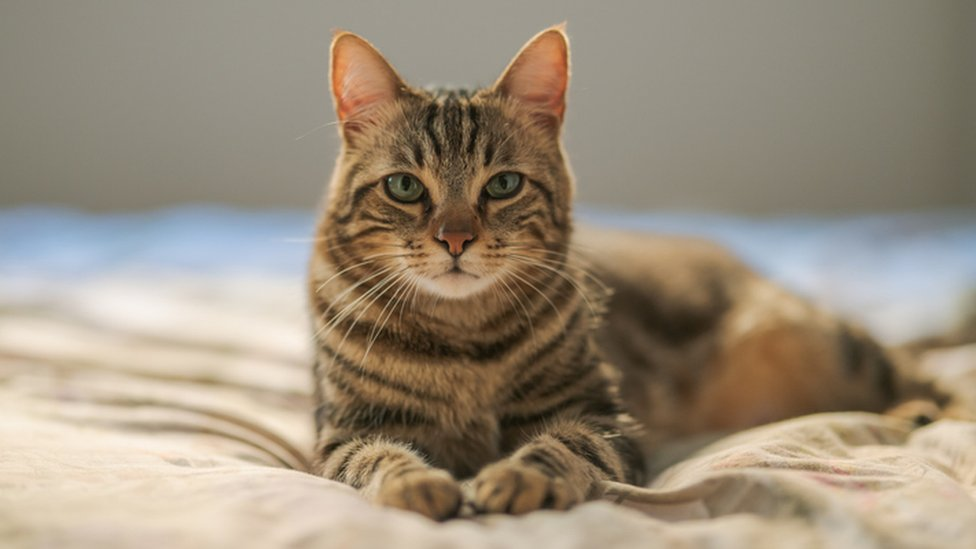
//> input picture openCVcpp/media/cat.jpg, 976 x 549 px
$ ./color2grey   (built with g++ and OpenCV 4)
//> lines starting //> are read from the running program, lines starting //| are printed output that depends on the picture
#include <opencv2/core.hpp>
#include <opencv2/imgcodecs.hpp>
#include <opencv2/highgui.hpp>
#include <opencv2/imgproc.hpp>
#include <iostream>

using namespace std;

int main() {
    string img_path = "media/cat.jpg";

    cv::Mat cat = cv::imread(img_path, cv::IMREAD_COLOR);
//> cat is the input picture: 549 rows x 976 cols, CV_8UC3; mean B, G, R 124.7, 142.7, 155.3

    if (cat.empty()) {
        cout << "Could not load image" << endl;
        return 1;
    }

    cv::rotate(cat, cat, cv::ROTATE_180);
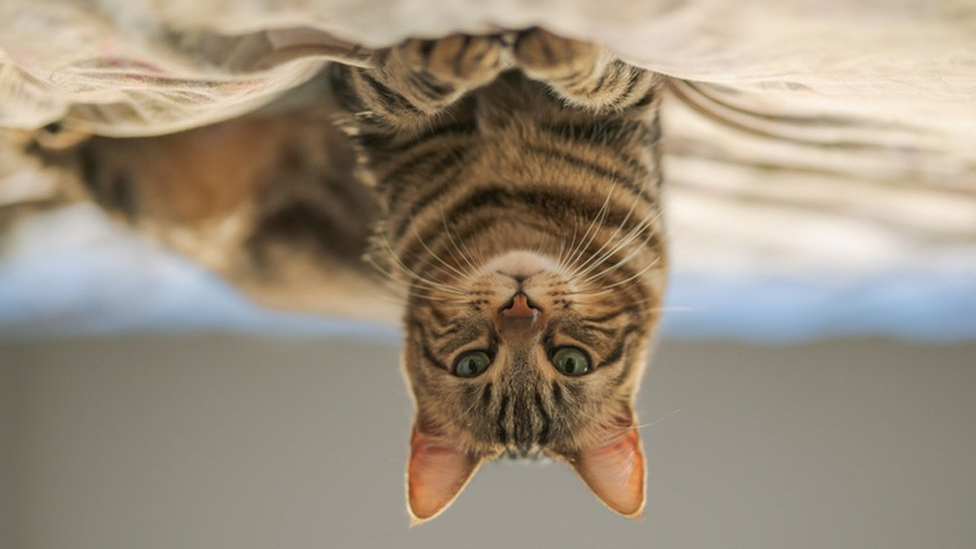
//> cat: 549 rows x 976 cols, CV_8UC3; mean B, G, R 124.7, 142.7, 155.3
    cv::resize(cat, cat, cv::Size(500, 500));
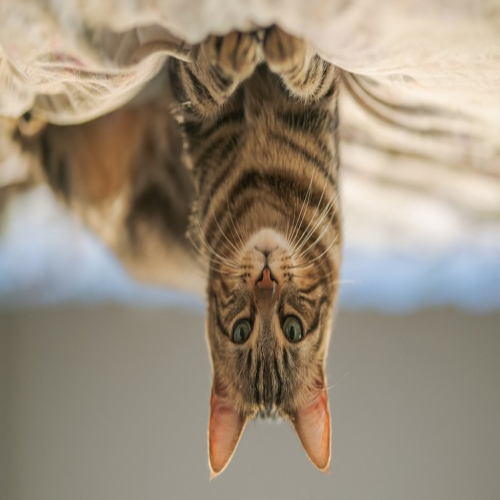
//> cat: 500 rows x 500 cols, CV_8UC3; mean B, G, R 124.6, 142.6, 155.3

    for (int i = 0; i < cat.rows; i++) {
        for (int t = 0; t < cat.cols;t++) {
            cv::Vec3b bgrPixel = cat.at<cv::Vec3b>(i, t);
            // cout << "bgr:" << bgrPixel << endl;
            unsigned char grayScale = (bgrPixel[0] + bgrPixel[1] + bgrPixel[2]) / 3;
            cat.at<cv::Vec3b>(i, t) = { grayScale, grayScale, grayScale };
            cv::Vec3b grayPixel = cat.at < cv::Vec3b>(i, t);
            // cout << "gray:" << grayPixel << endl;
        }
    }
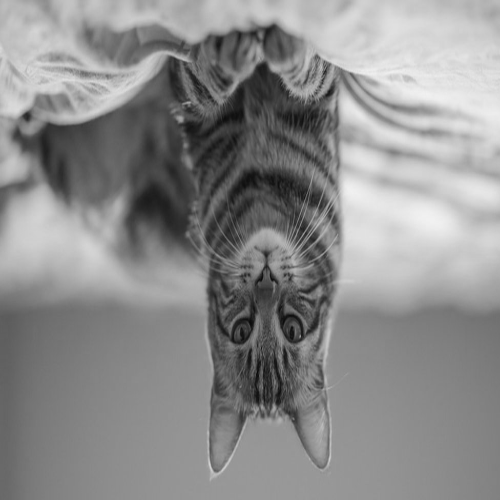
//> cat: 500 rows x 500 cols, CV_8UC3; min 9, max 241, mean 140.5

    cv::imshow("Grayed", cat);
    int k = cv::waitKey(0);
//> the space key is pressed
    if (k == 's') {
        cv::imwrite("what is what", cat);
    }
    return 0;
}
